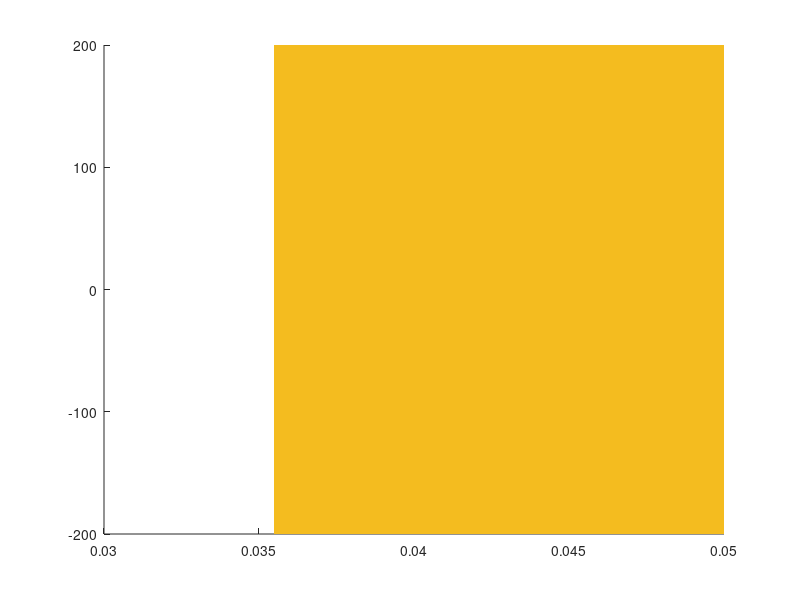

This chart was generated by the following MATLAB code: (Note: this script raises an error after producing the figure.)
clear;
close all;
axlabels = {'1L2/3e','1L2/3i','1L4e','1L4i','1L5e','1L5i','1L6e','1L6i', ...
    '2L2/3e','2L2/3i','2L4e','2L4i','2L5e','2L5i','2L6e','2L6i'};
pop = 5;
popEI = 3;
sz = 20;

%% Delta_i: all pathway raw data
load data/0.28_0.28_0.013_0.05_Iattn_0.02.mat;
startX = 0.013; endX = 0.05;
lowY = 0; highY = 80; % 80
x = linspace(startX,endX,size(PET,1));

for cond = 1:5
figure();
hold on;
recX = [0.0355 0.05 0.05 0.0355];
recY = [-200 -200 200 200];
r1 = fill(recX, recY, [245 189 31]/256,'LineStyle','none');
alpha(r1,0.1);

% recX = [0.036 0.05 0.05 0.036];
% recY = [lowY lowY highY highY];
% r2 = fill(recX, recY, [245 189 31]/256,'LineStyle','none');
% alpha(r2,0.1);

s = zeros(8,1);
for i = 1:8
    y = PET(:,pop,i,cond);
    s(i) = scatter(x,y,sz,'filled','LineWidth',2);
    hold on;
end

legend(s,axlabels(1:8),'Location','northwest');
xlabel("\Delta_{I}");
ylabel("Energy (\muJ)");
title("Energy transmitted in pathways: Condition" + num2str(cond));
axis([startX endX lowY highY]);
end
%% Delta_i: sum all excitatory or inhibitory effect
exc = squeeze(PET(:,pop,1,:)) + squeeze(PET(:,pop,3,:)) + ...
    squeeze(PET(:,pop,5,:)) + squeeze(PET(:,pop,7,:));
inh = squeeze(PET(:,pop,2,:)) + squeeze(PET(:,pop,4,:)) + ...
    squeeze(PET(:,pop,6,:)) + squeeze(PET(:,pop,8,:));
lowY = 65; highY = 95;
figure();
hold on
recX = [0.0315 0.0325 0.0325 0.0315];
recY = [lowY lowY highY highY];
r1 = fill(recX, recY, [245 189 31]/256,'LineStyle','none');
alpha(r1,0.1);

recX = [0.036 0.05 0.05 0.036];
recY = [lowY lowY highY highY];
r2 = fill(recX, recY, [245 189 31]/256,'LineStyle','none');
alpha(r2,0.1);

s1 = scatter(x, exc(:,popEI), sz, 'filled','r');
s2 = scatter(x, inh(:,popEI), sz, 'filled','b');

legend([s1 s2],["Excitatory","Inhibitory"]);
xlabel("\Delta_{I}");
ylabel("Energy (\muJ)");
title("Energy transmitted (\Delta_{I})");

axis([startX endX lowY highY]);

%% Delta_i: E-I by cond
EI1 = exc(:,1) - inh(:,1);
EI3 = exc(:,3) - inh(:,3);
EI4 = exc(:,4) - inh(:,4);

lowY = -10; highY = 30;
figure();

s1 = scatter(x, EI1, sz, 'filled', 'MarkerFaceColor', '#0072BD');
hold on
s2 = scatter(x, EI3, sz, 'filled', 'MarkerFaceColor', '#EDB120');
s3 = scatter(x, EI4, sz, 'filled', 'MarkerFaceColor', '#7E2F8E');

recX = [0.0315 0.0325 0.0325 0.0315];
recY = [lowY lowY highY highY];
r1 = fill(recX, recY, [245 189 31]/256,'LineStyle','none');
alpha(r1,0.1);

recX = [0.036 0.05 0.05 0.036];
recY = [lowY lowY highY highY];
r2 = fill(recX, recY, [245 189 31]/256,'LineStyle','none');
alpha(r2,0.1);

legend([s1 s2 s3],["cond1", "cond3", "cond4"]);
axis([startX endX lowY highY]);

%% Delta_i: each E and I by conds
figure();
lowY = 55; highY = 95;
s = zeros(10,1);
for i = 1:5
    s(2*i-1) = scatter(x, exc(:,i), sz, 'filled');
    hold on
    s(2*i) = scatter(x, inh(:,i), sz, 'filled');
end

recX = [0.0315 0.0325 0.0325 0.0315];
recY = [lowY lowY highY highY];
r1 = fill(recX, recY, [245 189 31]/256,'LineStyle','none');
alpha(r1,0.1);

recX = [0.036 0.05 0.05 0.036];
recY = [lowY lowY highY highY];
r2 = fill(recX, recY, [245 189 31]/256,'LineStyle','none');
alpha(r2,0.1);
labels = {'1E', '1I', '2E', '2I', '3E', '3I', '4E', '4I', '5E', '5I'};
legend(s,labels);
axis([startX endX lowY highY]);

%% Delta_i: f(E,I)
load data/0.28_0.28_0.013_0.05_Iattn_0.02.mat;
startX = 0.013; endX = 0.05;
% lowY = 55; highY = 95;
sz = 15; pop = 5;
x = linspace(startX,endX,size(PET,1));
exc = squeeze(PET(:,pop,1,:)) + squeeze(PET(:,pop,3,:)) + ...
    squeeze(PET(:,pop,7,:)); % + squeeze(PET(:,pop,7,:));
inh = squeeze(PET(:,pop,2,:)) + squeeze(PET(:,pop,4,:)) + ...
    squeeze(PET(:,pop,6,:)) + squeeze(PET(:,pop,8,:));
s = zeros(5,1);
figure();
for i = 1:5
    out = Fei(exc(:,i), inh(:,i));
    s(i) = scatter(x, out, sz, 'filled');
    hold on
end

recX = [0.0355 0.05 0.05 0.0355];
recY = [-200 -200 200 200];
r1 = fill(recX, recY, [245 189 31]/256,'LineStyle','none');
alpha(r1,0.1);
% 
% recX = [0.036 0.05 0.05 0.036];
% recY = [lowY lowY highY highY];
% r2 = fill(recX, recY, [245 189 31]/256,'LineStyle','none');
% alpha(r2,0.1);
% xline(0.032, 'LineWidth', 1.5);
% xline(0.0355, 'LineWidth', 1.5);
labels = {'Cond1', 'Cond2', 'Cond3', 'Cond4', 'Cond5'};
legend(s,labels,'Location','southeast');
axis([0.016 endX -5 30]);
xlabel("\Delta_{I}");

%% Delta_i: contribution of pathway
load data/0.28_0.28_0.013_0.05_Iattn_0.02.mat;
startX = 0.013; endX = 0.05;
lowY = 0; highY = 80; % 80
cond = 5;
x = linspace(startX,endX,size(PET,1));
figure();
hold on;

recX = [0.0355 0.05 0.05 0.0355];
recY = [-200 -200 200 200];
r1 = fill(recX, recY, [245 189 31]/256,'LineStyle','none');
alpha(r1,0.1);


y1 = PET(:,pop,1,cond); y2 = PET(:,pop,2,cond); y3 = PET(:,pop,6,cond);
s1 = scatter(x,y1,sz,'filled','LineWidth',2);
hold on;
s2 = scatter(x,y2,sz,'filled','LineWidth',2);
s3 = scatter(x,y3,sz,'filled','LineWidth',2);
legend([s1 s2 s3],["1L2/3E", "1L2/3I", "1L5I"]);
xlabel("\Delta_{I}");
ylabel("Energy (\muJ)");
title("Energy transmitted in pathway (\Delta_{I})");
axis([startX endX lowY highY]);


%% Pick key pathways


%% Delta_e: all pathway raw data
load data/0_0.5_0.035_0.035_Iattn_0.02.mat;
startX = 0; endX = 0.5;
lowY = 0; highY = 80; % 80
x = linspace(startX,endX,size(PET,1));

for cond = 1:5
figure();
hold on;
recX = [0 0.275 0.275 0];
recY = [-200 -200 200 200];
r1 = fill(recX, recY, [245 189 31]/256,'LineStyle','none');
alpha(r1,0.1);

% recX = [0.036 0.05 0.05 0.036];
% recY = [lowY lowY highY highY];
% r2 = fill(recX, recY, [245 189 31]/256,'LineStyle','none');
% alpha(r2,0.1);

s = zeros(8,1);
for i = 1:8
    y = PET(:,pop,i,cond);
    s(i) = scatter(x,y,sz,'filled','LineWidth',2);
    hold on;
end

legend(s,axlabels(1:8),'Location','northwest');
xlabel("\Delta_{E}");
ylabel("Energy (\muJ)");
title("Energy transmitted in pathways: Condition" + num2str(cond));
axis([startX endX lowY highY]);
end

%% sum all excitatory or inhibitory effect
exc = squeeze(PET(:,pop,1,:)) + squeeze(PET(:,pop,3,:)) + ...
    squeeze(PET(:,pop,5,:)) + squeeze(PET(:,pop,7,:));
inh = squeeze(PET(:,pop,2,:)) + squeeze(PET(:,pop,4,:)) + ...
    squeeze(PET(:,pop,6,:)) + squeeze(PET(:,pop,8,:));
lowY = 0; highY = 120;
figure();

s1 = scatter(x, exc(:,popEI), sz, 'filled','r');
hold on;
s2 = scatter(x, inh(:,popEI), sz, 'filled','b');

recX = [0.11 0.27 0.275 0.11];
recY = [lowY lowY highY highY];
r1 = fill(recX, recY, [245 189 31]/256,'LineStyle','none');
alpha(r1,0.1);

recX = [0.325 0.33 0.33 0.325];
recY = [lowY lowY highY highY];
r2 = fill(recX, recY, [245 189 31]/256,'LineStyle','none');
alpha(r2,0.1);

legend([s1 s2],["Excitatory","Inhibitory"],'Location','northwest');
xlabel("\Delta_{E}");
ylabel("Energy (\muJ)");
title("Energy transmitted (\Delta_{E})");

axis([startX endX lowY highY]);

%% Delta_e: f(E,I)
load data/0_0.5_0.035_0.035_Iattn_0.02.mat;
startX = 0; endX = 0.5;
% lowY = 55; highY = 95;
sz = 15; pop = 5;
x = linspace(startX,endX,size(PET,1));
exc = squeeze(PET(:,pop,1,:)) + squeeze(PET(:,pop,3,:)) + ...
    squeeze(PET(:,pop,7,:)); % + squeeze(PET(:,pop,7,:));
inh = squeeze(PET(:,pop,2,:)) + squeeze(PET(:,pop,4,:)) + ...
    squeeze(PET(:,pop,6,:)) + squeeze(PET(:,pop,8,:));
s = zeros(5,1);
figure();
for i = 1:5
    out = Fei(exc(:,i), inh(:,i));
    s(i) = scatter(x, out, sz, 'filled');
    hold on
end

recX = [0 0.275 0.275 0];
recY = [-200 -200 200 200];
r1 = fill(recX, recY, [245 189 31]/256,'LineStyle','none');
alpha(r1,0.1);

% recX = [0.036 0.05 0.05 0.036];
% recY = [lowY lowY highY highY];
% r2 = fill(recX, recY, [245 189 31]/256,'LineStyle','none');
% alpha(r2,0.1);
% xline(0.275, 'LineWidth', 1.5);
% xline(0.0355, 'LineWidth', 1.5);
labels = {'Cond1', 'Cond2', 'Cond3', 'Cond4', 'Cond5'};
legend(s,labels,'Location','southeast');
axis([startX endX -10 32]);
xlabel("\Delta_{E}");

%% function
function out = Fei(exc,inh)
    out = -inh + exc;
end